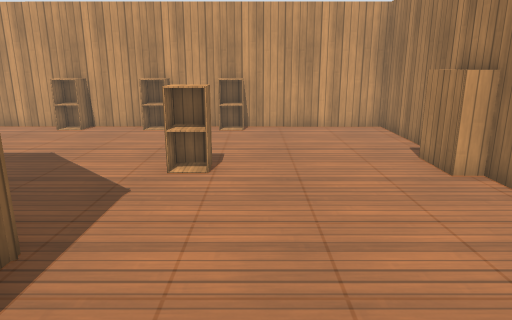
[1] (above)

12 first-person views from a walk through a robot-simulator world made for Gazebo. The camera is 1.2 m above the floor, tilts 14° down and sees 70° across. The floor is counted in squares, 0.5 m on a side. Each view is taken from the middle of a square. On the plan, view 1 faces up. The plan holds only what a view shows up to about 20 squares ahead; the rest is blank. Simple patterns stand in for the simulator's built-in surfaces.

[2]
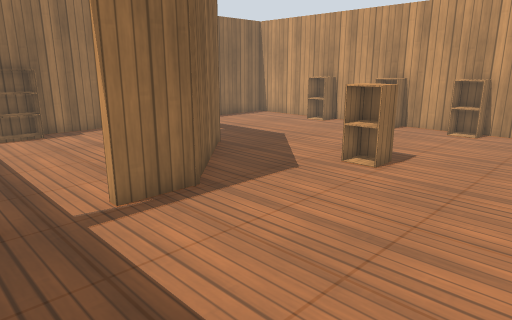

[3]
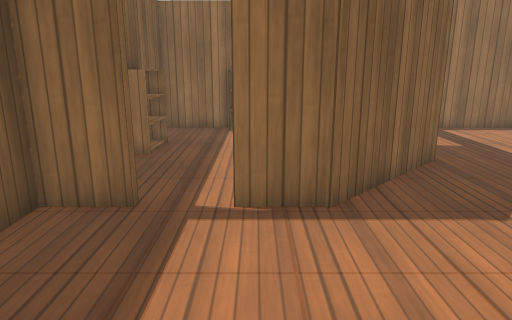

[4]
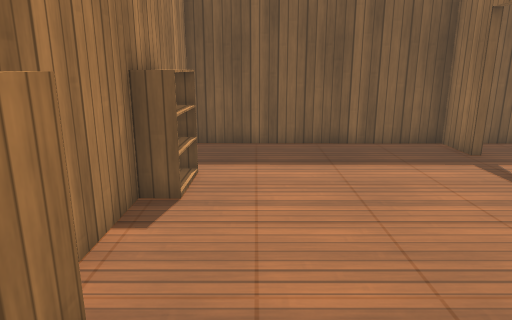

[5]
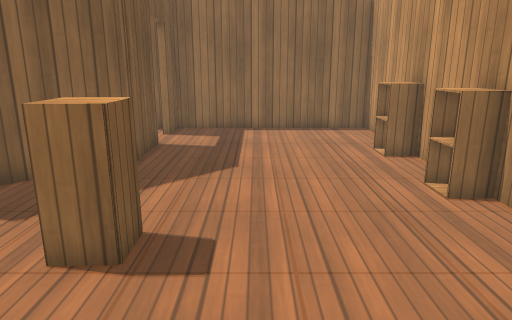

[6]
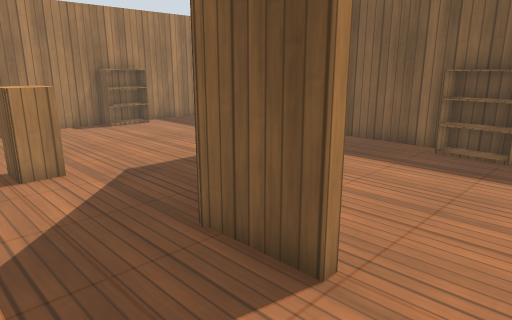

[7]
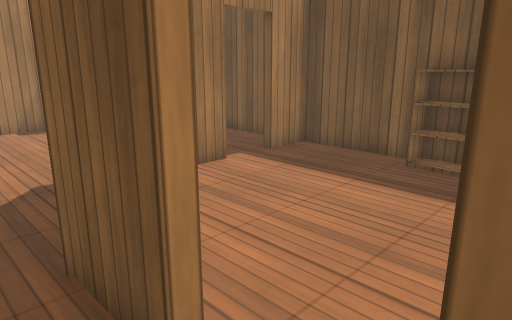

[8]
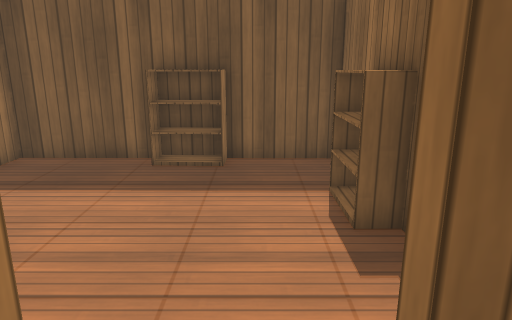

[9]
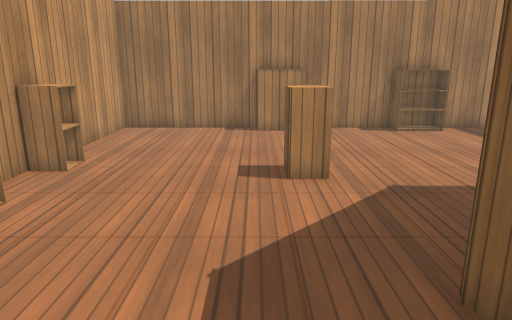

[10]
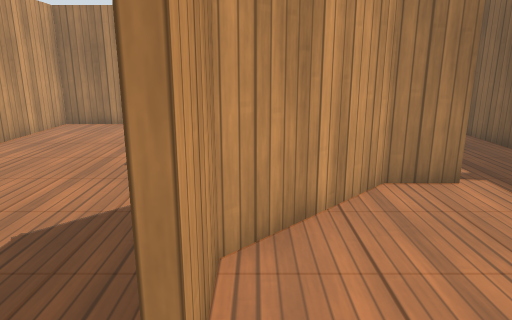

[11]
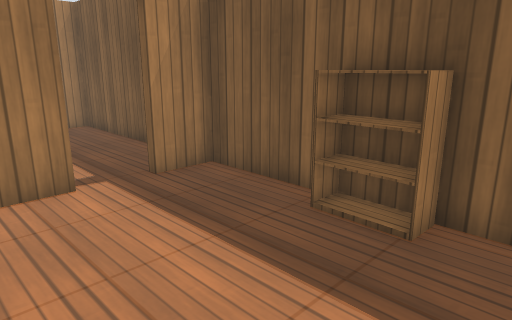

[12]
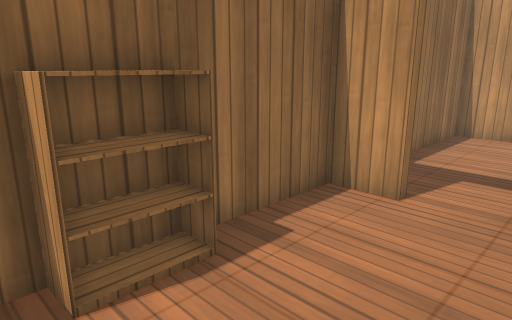

### Floor plan
Points are (right, up) in squares from view 1. A wall is a line through its corners. A room is listed if a view was taken in it or the views show most of it. See-through windows are left out.
Room 1 (views 1, 2, 3, 4, 5, 6, 7, 8, 9)
walls: (-8.9, 7.8) (-6.6, 7.8) (-3.2, 4.4) (-3.2, 2.5); (5.3, 10.6) (5.3, 15.5) (-12.2, 15.6) (-12.2, 7.8) (-10.7, 7.8); (-3.2, 0.9) (-3.2, -0.9) (5.2, -1) (5.2, 2.6); (5.2, 4.5) (5.3, 8.5)
ways out: open door at (-9.5, 8) to room 2; open door at (-3, 1.5) to room 2
objects: cabinet (-8, 15) to (-7, 15); cabinet (-4, 15); cabinet (-2, 9) to (-1, 9); cabinet (-1, 15); bookshelf (5, 3) to (5, 4); bookshelf (5, 9) to (5, 10)
Room 2 (views 10, 11, 12)
walls: (-3.5, 2.5) (-3.5, 4.2) (-6.7, 7.5) (-8.9, 7.5); (-10.7, 7.5) (-12.2, 7.5) (-12.3, -0.8) (-3.5, -0.9) (-3.5, 0.9)
ways out: open door at (-9.5, 8) to room 1; open door at (-3, 1.5) to room 1
objects: bookshelf (-12, 3); bookshelf (-9, 0) to (-8, 0)

Positions as (right, up) in squares from view 1, and headings:
1: (0, 0), facing up
2: (3, 0), facing up-left
3: (3, 3), facing left
4: (3, 11), facing down
5: (3, 11), facing left
6: (-11, 11), facing down-right
7: (-11, 9), facing down-right
8: (-10, 9), facing down
9: (-10, 10), facing right
10: (-11, 7), facing right
11: (-11, 5), facing down-right
12: (-8, 1), facing up-left
